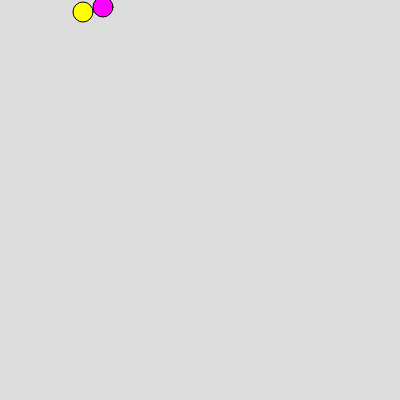
Frame 1 (no input)
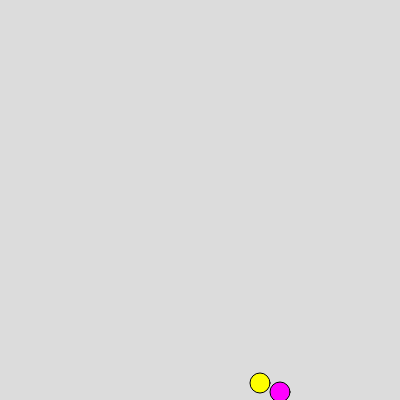
Frame 60 (no input)
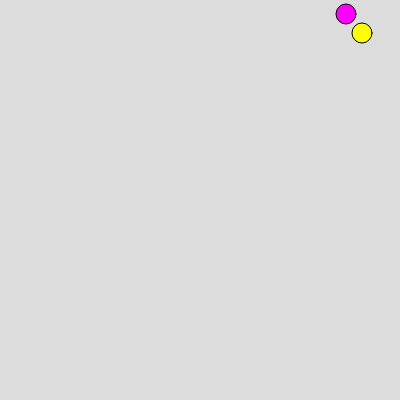
Frame 120 (the mouse pressed at the canvas centre since frame 60)

The p5.js sketch that drew these frames (run headless with seeded random() and noise() and a simulated clock; from frame 60 on, the mouse is pressed at the canvas centre):

// p5.js sketch
// ── sketch.js
let x1 = 100;     // x position of the ball
let y1 = 0;       // y position of the ball
let x1Speed = 3;  // speed in X direction
let y1Speed = 7; // speed in Y direction
let d1 = 20;      // diameter of the ball

let x2 = 80;     // x position of the ball
let y2 = 5;       // y position of the ball
let x2Speed = 3;  // speed in X direction
let y2Speed = 7; // speed in Y direction
let d2 = 20;      // diameter of the ball
function setup() {
  createCanvas(400, 400);
}

function draw() {
  background(220); // try commenting this out!
 
  // if x hits the right side or the left side of the canvas,
  // switch directions...
  if (x1 > width || x1 < 0) {
    x1Speed = x1Speed * -1;  
  }
  x1 = x1 + x1Speed; // adding a negative xSpeed *decreases* x, right?
  
  // same as above, but for the top and bottom of the canvas
  if (y1 > width || y1 < 0) {
    y1Speed = y1Speed * -1;  
  }
  y1 = y1 + y1Speed;

  fill("magenta")
  ellipse(x1, y1, d1);
 
  // if x hits the right side or the left side of the canvas,
  // switch directions...
  if (x2 > width || x2 < 0) {
    x2Speed = x2Speed * -1;  
  }
  x2 = x2 + x2Speed; // adding a negative xSpeed *decreases* x, right?
  
  // same as above, but for the top and bottom of the canvas
  if (y2 > width || y2 < 0) {
    y2Speed = y2Speed * -1;  
  }
  y2 = y2 + y2Speed;

  fill("yellow")
  ellipse(x2, y2, d2);
}
